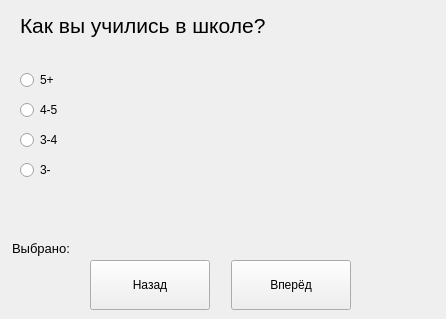
<?xml version="1.0" encoding="UTF-8"?>
<ui version="4.0">
 <class>MainWindow</class>
 <widget class="QMainWindow" name="MainWindow">
  <property name="geometry">
   <rect>
    <x>0</x>
    <y>0</y>
    <width>446</width>
    <height>319</height>
   </rect>
  </property>
  <property name="minimumSize">
   <size>
    <width>446</width>
    <height>319</height>
   </size>
  </property>
  <property name="maximumSize">
   <size>
    <width>446</width>
    <height>319</height>
   </size>
  </property>
  <property name="windowTitle">
   <string>MainWindow</string>
  </property>
  <widget class="QWidget" name="centralwidget">
   <widget class="QLabel" name="label_task">
    <property name="geometry">
     <rect>
      <x>20</x>
      <y>10</y>
      <width>301</width>
      <height>31</height>
     </rect>
    </property>
    <property name="font">
     <font>
      <family>Segoe UI</family>
      <pointsize>16</pointsize>
     </font>
    </property>
    <property name="text">
     <string>Как вы учились в школе?</string>
    </property>
   </widget>
   <widget class="QLabel" name="label_img">
    <property name="geometry">
     <rect>
      <x>200</x>
      <y>50</y>
      <width>201</width>
      <height>191</height>
     </rect>
    </property>
    <property name="text">
     <string/>
    </property>
   </widget>
   <widget class="QLabel" name="label_selected">
    <property name="geometry">
     <rect>
      <x>12</x>
      <y>240</y>
      <width>271</width>
      <height>16</height>
     </rect>
    </property>
    <property name="font">
     <font>
      <family>Segoe UI</family>
      <pointsize>10</pointsize>
     </font>
    </property>
    <property name="text">
     <string>Выбрано:</string>
    </property>
   </widget>
   <widget class="QPushButton" name="btn_back">
    <property name="geometry">
     <rect>
      <x>90</x>
      <y>260</y>
      <width>120</width>
      <height>50</height>
     </rect>
    </property>
    <property name="font">
     <font>
      <family>Segoe UI</family>
     </font>
    </property>
    <property name="text">
     <string>Назад</string>
    </property>
   </widget>
   <widget class="QPushButton" name="btn_next">
    <property name="geometry">
     <rect>
      <x>231</x>
      <y>260</y>
      <width>120</width>
      <height>50</height>
     </rect>
    </property>
    <property name="font">
     <font>
      <family>Segoe UI</family>
     </font>
    </property>
    <property name="text">
     <string>Вперёд</string>
    </property>
   </widget>
   <widget class="QRadioButton" name="radioButton_1">
    <property name="geometry">
     <rect>
      <x>20</x>
      <y>70</y>
      <width>95</width>
      <height>20</height>
     </rect>
    </property>
    <property name="text">
     <string>5+</string>
    </property>
   </widget>
   <widget class="QRadioButton" name="radioButton_2">
    <property name="geometry">
     <rect>
      <x>20</x>
      <y>100</y>
      <width>95</width>
      <height>20</height>
     </rect>
    </property>
    <property name="text">
     <string>4-5</string>
    </property>
   </widget>
   <widget class="QRadioButton" name="radioButton_3">
    <property name="geometry">
     <rect>
      <x>20</x>
      <y>130</y>
      <width>95</width>
      <height>20</height>
     </rect>
    </property>
    <property name="text">
     <string>3-4</string>
    </property>
   </widget>
   <widget class="QRadioButton" name="radioButton_4">
    <property name="geometry">
     <rect>
      <x>20</x>
      <y>160</y>
      <width>95</width>
      <height>20</height>
     </rect>
    </property>
    <property name="text">
     <string>3-</string>
    </property>
   </widget>
  </widget>
 </widget>
 <resources/>
 <connections/>
</ui>
